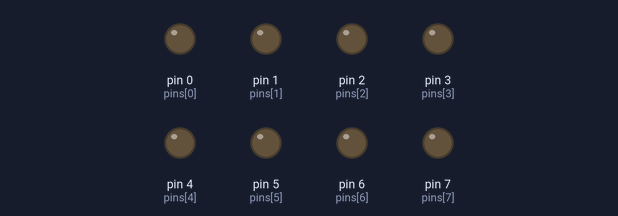
The sketch below on a simulated Arduino Uno, built with avr-gcc and run on an emulated ATmega328P. On the bench: output pins drawn as LEDs (lit = HIGH). Random numbers use the default seed unless the sketch sets one.

Above: at 0.1 s.
At 3.6 s:
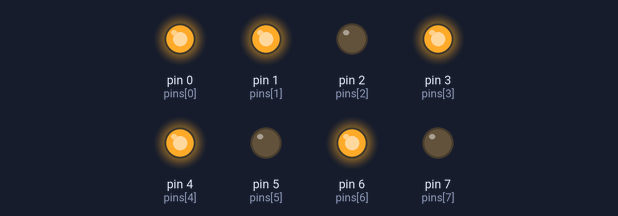
At 9.6 s:
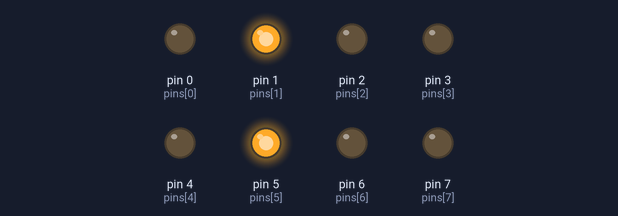
At 15.6 s:
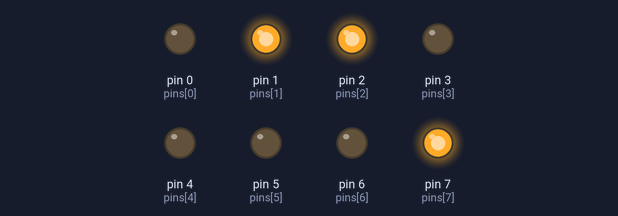
At 27.6 s:
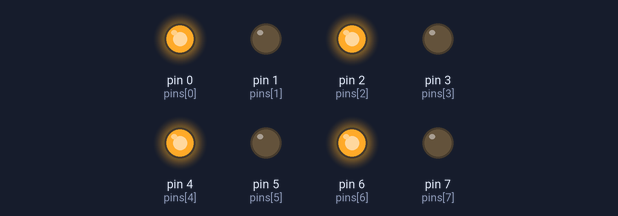
At 39.75 s:
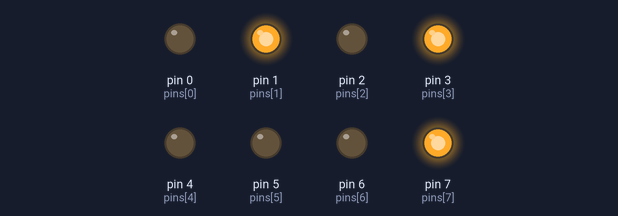
Timing chart, 0 to 40.0 s (numbered marks = the images above):
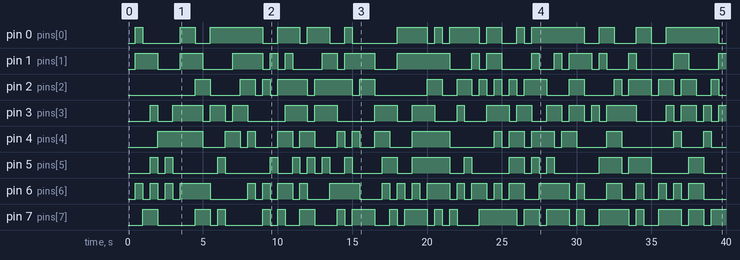

The sketch:

CH_12_08.ino
```cpp
int pins[] = {0, 1, 2, 3, 4, 5, 6, 7};   // LED가 연결된 핀 배열
byte pattern = 0;     // 표시할 패턴값

void setup() {
  for (int i = 0; i < 8; i++) {     // LED 연결 핀을 출력으로 설정
    pinMode(pins[i], OUTPUT);
  }
  randomSeed(analogRead(A0));   // 난수 생성기 초기화
}

void loop() {
  pattern = random(256);    // 0~255 사이 난수 생성
  for (int i = 0; i < 8; i++) {     // LED에 상태 표시
    boolean state = (pattern >> i) & 1; // 비트값 추출
    digitalWrite(pins[i], state);
  }

  delay(500);
}
```

Measured:
- by itself, pin 0 (pins[0]): LOW → HIGH at 0.50 s, → LOW 0.50 s later, → HIGH 2.5 s later, → LOW 1.0 s later, … (30 changes in this stretch)
- by itself, pin 1 (pins[1]): LOW → HIGH at 0.50 s, → LOW 1.5 s later, → HIGH 1.5 s later, → LOW 1.5 s later, … (33 changes in this stretch)
- by itself, pin 2 (pins[2]): LOW → HIGH at 4.5 s, → LOW 1.0 s later, → HIGH 2.0 s later, → LOW 1.0 s later, … (36 changes in this stretch)
- by itself, pin 3 (pins[3]): LOW → HIGH at 1.5 s, → LOW 0.50 s later, → HIGH 1.0 s later, → LOW 2.0 s later, … (37 changes in this stretch)
- by itself, pin 4 (pins[4]): LOW → HIGH at 2.0 s, → LOW 3.0 s later, → HIGH 1.5 s later, → LOW 1.0 s later, … (32 changes in this stretch)
- by itself, pin 5 (pins[5]): LOW → HIGH at 1.5 s, → LOW 0.50 s later, → HIGH 0.50 s later, → LOW 0.50 s later, … (34 changes in this stretch)
- by itself, pin 6 (pins[6]): LOW → HIGH at 0.50 s, → LOW 0.50 s later, → HIGH 0.50 s later, → LOW 0.50 s later, … (48 changes in this stretch)
- by itself, pin 7 (pins[7]): LOW → HIGH at 1.0 s, → LOW 1.0 s later, → HIGH 2.5 s later, → LOW 1.0 s later, … (41 changes in this stretch)
